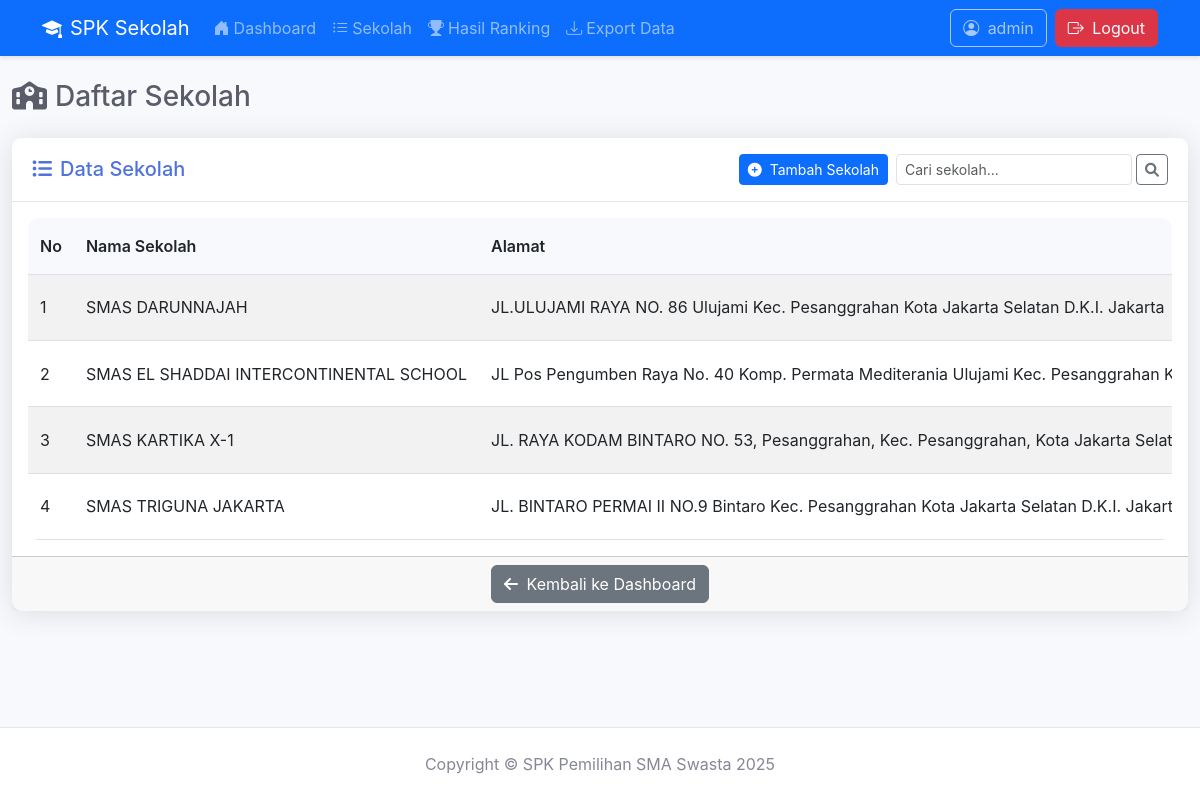
The page /admin/daftar_sekolah.php (signed in) on the database its author committed.
### tables this page shows
CREATE TABLE `sekolah` (
  `id_sekolah` int(11) NOT NULL,
  `nama_sekolah` varchar(255) NOT NULL,
  `alamat` text NOT NULL,
  `akreditasi` char(1) NOT NULL,
  `total_guru` int(11) NOT NULL,
  `total_murid_aktif` int(11) DEFAULT NULL,
  `biaya_spp` decimal(10,2) NOT NULL,
  `fasilitas` int(11) DEFAULT NULL,
  `jarak_jalan_raya` decimal(10,3) NOT NULL,
  `program_unggulan` decimal(5,2) NOT NULL,
  `id_users` int(11) NOT NULL
);

### admin/daftar_sekolah.php (the view, shortened to what this page needs)
<?php
require_once '../config.php';
require_once 'navbar.php';
$search_query = "";
if (isset($_GET['search']) && !empty($_GET['search'])) {
    $search_query = mysqli_real_escape_string($koneksi, $_GET['search']);
    $sekolah_sql = "SELECT * FROM sekolah WHERE nama_sekolah LIKE '%$search_query%' OR alamat LIKE '%$search_query%' ORDER BY nama_sekolah ASC";
} else {
    $sekolah_sql = "SELECT * FROM sekolah ORDER BY nama_sekolah ASC";
}
$sekolah = mysqli_query($koneksi, $sekolah_sql);
?>
<!DOCTYPE html>
<html lang="id">
<head>
    <link href="https://cdn.jsdelivr.net/npm/bootstrap@5.3.0-alpha1/dist/css/bootstrap.min.css" rel="stylesheet">
    <link rel="stylesheet" href="https://cdnjs.cloudflare.com/ajax/libs/font-awesome/6.0.0/css/all.min.css">
</head>
<body>
    <div class="container-fluid py-4">
        <h1 class="h3 mb-4 text-gray-800"><i class="fas fa-school me-2"></i>Daftar Sekolah</h1>
        <div class="card">
            <div class="card-header">
                <h2 class="h5 mb-0"><i class="fas fa-list-ul me-2"></i>Data Sekolah</h2>
                <div class="d-flex flex-wrap align-items-center">
                    <a href="tambah_sekolah.php" class="btn btn-primary btn-sm me-2 mb-2 mb-md-0">
                        <i class="fas fa-plus-circle me-1"></i> Tambah Sekolah
                    </a>
                    <form class="d-flex" role="search" method="GET">
                        <input class="form-control form-control-sm me-1" type="search" placeholder="Cari sekolah..." aria-label="Search" name="search" value="<?php echo htmlspecialchars($search_query); ?>">
                        <button class="btn btn-outline-secondary btn-sm" type="submit">
                            <i class="fas fa-search"></i>
                        </button>
                    </form>
                </div>
            </div>
            <div class="card-body">
                <div class="table-responsive">
                    <table class="table table-striped table-hover">
                        <thead>
                            <tr>
                                <th>No</th>
                                <th>Nama Sekolah</th>
                                <th>Alamat</th>
                            </tr>
                        </thead>
                        <tbody>
                            <?php
                            if (mysqli_num_rows($sekolah) > 0) {
                                $no = 1;
                                while ($row = mysqli_fetch_assoc($sekolah)) {
                            ?>
                                <tr>
                                    <td><?php echo $no++; ?></td>
                                    <td><?php echo htmlspecialchars($row['nama_sekolah']); ?></td>
                                    <td><?php echo htmlspecialchars($row['alamat']); ?></td>
                                </tr>
                            <?php
                                }
                            } else {
                                echo "<tr><td colspan='11' class='text-center'>Tidak ada data sekolah</td></tr>";
                            }
                            ?>
                        </tbody>
                    </table>
                </div>
            </div>
            <div class="card-footer text-center">
                <a href="dashboard.php" class="btn btn-secondary">
                    <i class="fas fa-arrow-left me-1"></i> Kembali ke Dashboard
                </a>
            </div>
        </div>
    </div>
    <?php
     require_once 'footer.php';
     ?>
</body>
</html>

### admin/navbar.php (shortened to what this page needs)
<!DOCTYPE html>
<html lang="id">
<head>
    <link href="https://cdn.jsdelivr.net/npm/bootstrap@5.2.3/dist/css/bootstrap.min.css" rel="stylesheet">
    <link rel="stylesheet" href="https://cdn.jsdelivr.net/npm/bootstrap-icons@1.10.2/font/bootstrap-icons.css">
    <link rel="stylesheet" href="https://cdnjs.cloudflare.com/ajax/libs/font-awesome/6.0.0/css/all.min.css">
</head>
<body>
<nav class="navbar navbar-expand-lg navbar-dark bg-primary">
    <div class="container">
        <a class="navbar-brand" href="dashboard.php"><i class="bi bi-mortarboard-fill me-2"></i>SPK Sekolah</a>
        <div class="collapse navbar-collapse" id="adminNavbar">
            <ul class="navbar-nav me-auto mb-2 mb-lg-0">
                <li class="nav-item">
                    <a class="nav-link" href="dashboard.php"><i class="bi bi-house-door-fill me-1"></i>Dashboard</a>
                </li>
                <li class="nav-item">
                    <a class="nav-link" href="daftar_sekolah.php"><i class="bi bi-list-ul me-1"></i>Sekolah</a>
                </li>
                <li class="nav-item">
                    <a class="nav-link" href="hasil_ranking.php"><i class="bi bi-trophy-fill me-1"></i>Hasil Ranking</a>
                </li>
                <li class="nav-item">
                    <a class="nav-link" href="export_data.php"><i class="bi bi-download me-1"></i>Export Data</a>
                </li>
            </ul>
            <div class="d-flex align-items-center gap-2">
                <button class="btn btn-outline-light disabled">
                    <i class="bi bi-person-circle me-1"></i> <?php echo htmlspecialchars($_SESSION['username']); ?>
                </button>
                <a href="../logout.php" class="btn btn-danger" onclick="confirmLogout(event)">
    <i class="bi bi-box-arrow-right me-1"></i> Logout
</a>
            </div>
        </div>
    </div>
</nav>

### admin/footer.php (shortened to what this page needs)
<footer class="footer mt-auto">
    <div class="container-fluid">
        <div class="text-center">
            <span>Copyright &copy; SPK Pemilihan SMA Swasta <?php echo date('Y'); ?></span>
        </div>
    </div>
</footer>

### admin/navbar.php (style rules this page uses)
body { display: flex; flex-direction: column; min-height: 100vh; }
.navbar { box-shadow: 0 2px 4px rgba(0,0,0,.1); }

### admin/daftar_sekolah.php (style rules this page uses)
:root { --primary-color: #4e73df; --secondary-color: #f8f9fc; --text-primary: #5a5c69; --text-secondary: #858796; --border-color: #e3e6f0; }
body { background-color: var(--secondary-color); color: var(--text-primary); font-family: 'Nunito', -apple-system, BlinkMacSystemFont, 'Segoe UI', Roboto, 'Helvetica Neue', Arial, sans-serif; }
.card { border: none; border-radius: 10px; box-shadow: 0 0.15rem 1.75rem 0 rgba(58, 59, 69, 0.15); margin-bottom: 20px; }
.card-header { background-color: white; border-bottom: 1px solid var(--border-color); color: var(--primary-color); font-weight: 700; padding: 1rem 1.25rem; border-top-left-radius: 10px !important; border-top-right-radius: 10px !important; display: flex; justify-content: space-between; align-items: center; }
.table-responsive { border-radius: 10px; overflow-x: auto; }
.table { margin-bottom: 0; }
.table thead th { font-weight: 600; background-color: var(--secondary-color); border-top: none; vertical-align: middle; padding: 1rem 0.75rem; white-space: nowrap; }
.table tbody td { vertical-align: middle; padding: 0.75rem; white-space: nowrap; }

### admin/footer.php (style rules this page uses)
.footer { padding: 1.5rem; color: #858796; background-color: white; border-top: 1px solid #e3e6f0; margin-top: auto; }

### rows shown on the page
sekolah: nama_sekolah "SMAS DARUNNAJAH", alamat "JL.ULUJAMI RAYA NO. 86 Ulujami Kec. Pesanggrahan Kota Jakarta Selatan D.K.I. Jakarta"
sekolah: nama_sekolah "SMAS EL SHADDAI INTERCONTINENTAL SCHOOL", alamat "JL Pos Pengumben Raya No. 40 Komp. Permata Mediterania Ulujami Kec. Pesanggrahan…"
sekolah: nama_sekolah "SMAS KARTIKA X-1", alamat "JL. RAYA KODAM BINTARO NO. 53, Pesanggrahan, Kec. Pesanggrahan, Kota Jakarta…"
sekolah: nama_sekolah "SMAS TRIGUNA JAKARTA", alamat "JL. BINTARO PERMAI II NO.9 Bintaro Kec. Pesanggrahan Kota Jakarta Selatan D.K.I.…"

### other values the page prints
$_SESSION['username'] "admin"
